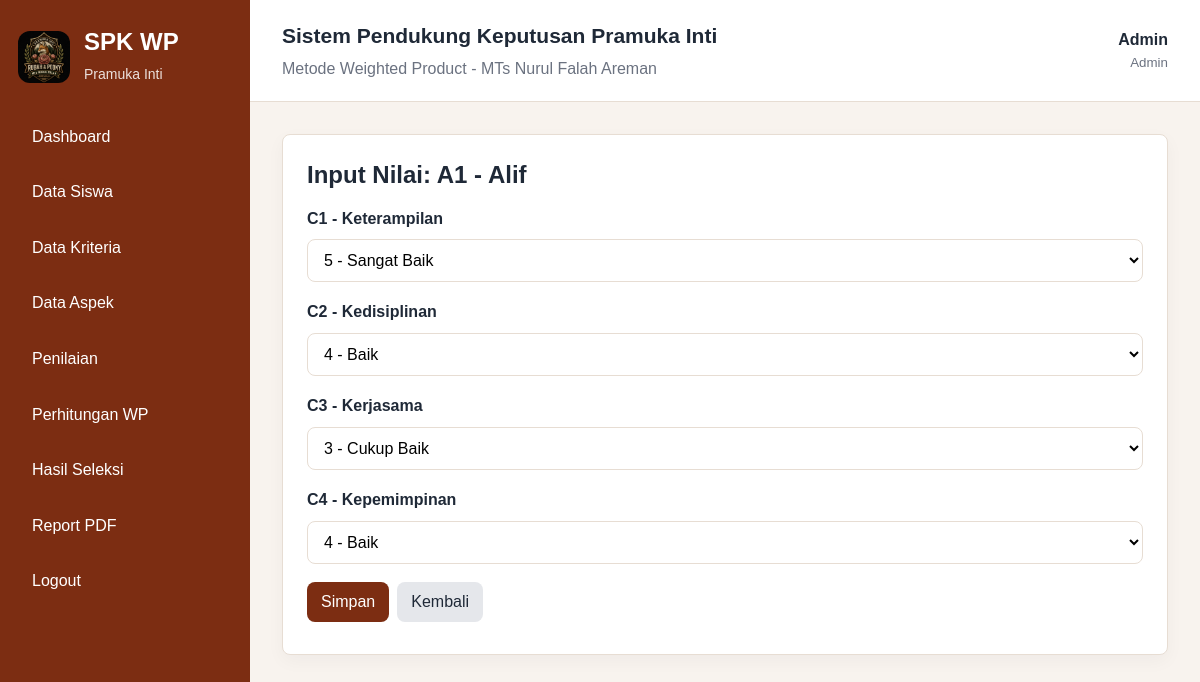
Page /pages/penilaian/input.php?id_siswa=1 (signed in) on the earlier database version.
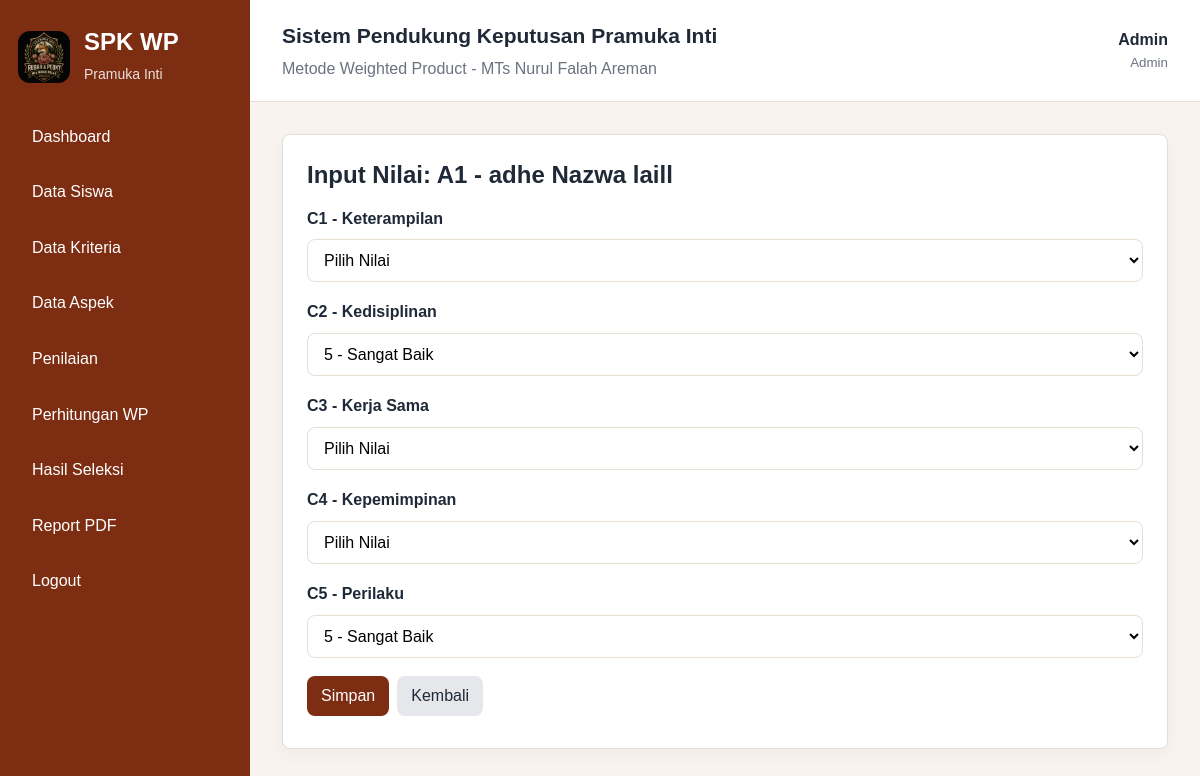
Same page on the later database version.
### tables this page shows
CREATE TABLE siswa (
    id_siswa INT AUTO_INCREMENT PRIMARY KEY,
    kode_siswa VARCHAR(20) NOT NULL UNIQUE,
    nama_siswa VARCHAR(100) NOT NULL,
    nis VARCHAR(30) NOT NULL,
    no_handphone VARCHAR(20) NOT NULL,
    jenis_kelamin ENUM('Laki-laki','Perempuan') NOT NULL,
    kelas VARCHAR(20) NOT NULL,
    created_at TIMESTAMP DEFAULT CURRENT_TIMESTAMP
);

CREATE TABLE kriteria (
    id_kriteria INT AUTO_INCREMENT PRIMARY KEY,
    kode_kriteria VARCHAR(10) NOT NULL UNIQUE,
    nama_kriteria VARCHAR(100) NOT NULL,
    bobot FLOAT NOT NULL,
    tipe ENUM('benefit','cost') NOT NULL DEFAULT 'benefit'
);

### includes/auth.php (called while the page is built, shortened)
<?php
function base_url(string $path = ''): string
{
    static $base = null;
    if ($base === null) {
        $documentRoot = realpath($_SERVER['DOCUMENT_ROOT'] ?? '');
        $projectRoot = realpath(dirname(__DIR__));
        if ($documentRoot && $projectRoot) {
            $documentRoot = rtrim(str_replace('\\', '/', $documentRoot), '/');
            $projectRoot = str_replace('\\', '/', $projectRoot);
            if (stripos($projectRoot, $documentRoot) === 0) {
                $base = trim(substr($projectRoot, strlen($documentRoot)), '/');
                $base = $base === '' ? '' : '/' . $base;
            }
        }
    }
    return $base . ($path ? '/' . ltrim($path, '/') : '');
}
function e($value): string
{
    return htmlspecialchars((string) $value, ENT_QUOTES, 'UTF-8');
}
function user_role(): string
{
    return $_SESSION['user']['role'] ?? '';
}

### pages/penilaian/input.php (the view, shortened to what this page needs)
<?php
require_once __DIR__ . '/../../config/database.php';
require_once __DIR__ . '/../../includes/auth.php';
$idSiswa = (int) ($_GET['id_siswa'] ?? 0);
$stmt = $pdo->prepare('SELECT * FROM siswa WHERE id_siswa=?');
$stmt->execute([$idSiswa]);
$siswa = $stmt->fetch();
$kriteria = $pdo->query('SELECT * FROM kriteria ORDER BY kode_kriteria ASC')->fetchAll();
$nilaiStmt = $pdo->prepare('SELECT * FROM penilaian WHERE id_siswa=?');
$nilaiStmt->execute([$idSiswa]);
$nilaiLama = [];
foreach ($nilaiStmt as $row) { $nilaiLama[$row['id_kriteria']] = $row['nilai']; }
include __DIR__ . '/../../includes/header.php';
?>
<div class="card">
    <h2>Input Nilai: <?= e($siswa['kode_siswa'] . ' - ' . $siswa['nama_siswa']) ?></h2>
    <form method="post">
        <?php foreach ($kriteria as $k): ?>
            <div class="form-group">
                <label><?= e($k['kode_kriteria'] . ' - ' . $k['nama_kriteria']) ?></label>
                <select name="nilai[<?= e($k['id_kriteria']) ?>]" required>
                    <option value="">Pilih Nilai</option>
                    <?php foreach ([1=>'Sangat Kurang Baik',2=>'Kurang Baik',3=>'Cukup Baik',4=>'Baik',5=>'Sangat Baik'] as $angka => $label): ?>
                        <option value="<?= $angka ?>" <?= (string) ($_POST['nilai'][$k['id_kriteria']] ?? $nilaiLama[$k['id_kriteria']] ?? '') === (string) $angka ? 'selected' : '' ?>><?= $angka ?> - <?= e($label) ?></option>
                    <?php endforeach; ?>
                </select>
            </div>
        <?php endforeach; ?>
        <button class="btn btn-primary">Simpan</button><a class="btn" href="index.php">Kembali</a>
    </form>
</div>
<?php include __DIR__ . '/../../includes/footer.php'; ?>

### includes/header.php (shortened to what this page needs)
<?php
require_once __DIR__ . '/auth.php';
?>
<!DOCTYPE html>
<html lang="id">
<head>
    <link rel="stylesheet" href="<?= e(base_url('assets/css/style.css')) ?>">
</head>
<body>
<div class="app">
    <?php include __DIR__ . '/sidebar.php'; ?>
    <main class="main">
        <header class="topbar">
            <div>
                <h1>Sistem Pendukung Keputusan Pramuka Inti</h1>
                <p>Metode Weighted Product - MTs Nurul Falah Areman</p>
            </div>
            <div class="user-box">
                <strong><?= e($_SESSION['user']['nama'] ?? '') ?></strong>
                <small><?= e(str_replace('_', ' ', user_role())) ?></small>
            </div>
        </header>
        <section class="content">

### includes/sidebar.php
<aside class="sidebar">
    <div class="brand">
        <img src="<?= e(base_url('logo.png')) ?>" alt="Logo SPK Pramuka WP" class="brand-logo">
        <div>SPK WP<br><span>Pramuka Inti</span></div>
    </div>
    <nav>
        <a href="<?= e(base_url('index.php')) ?>">Dashboard</a>
        <a href="<?= e(base_url('pages/siswa/index.php')) ?>">Data Siswa</a>
        <a href="<?= e(base_url('pages/kriteria/index.php')) ?>">Data Kriteria</a>
        <a href="<?= e(base_url('pages/aspek/index.php')) ?>">Data Aspek</a>
        <a href="<?= e(base_url('pages/penilaian/index.php')) ?>">Penilaian</a>
        <a href="<?= e(base_url('pages/perhitungan/index.php')) ?>">Perhitungan WP</a>
        <a href="<?= e(base_url('pages/hasil-seleksi/index.php')) ?>">Hasil Seleksi</a>
        <a href="<?= e(base_url('pages/report/index.php')) ?>">Report PDF</a>
        <a href="<?= e(base_url('logout.php')) ?>" class="logout">Logout</a>
    </nav>
</aside>

### includes/footer.php (shortened to what this page needs)
        </section>
    </main>
</div>
</body>
</html>

### assets/css/style.css (style rules this page uses)
:root { --primary: #7c2d12; --primary-light: #ffedd5; --dark: #1f2937; --muted: #6b7280; --border: #e7ddd3; --bg: #f8f3ee; --white: #ffffff; --danger: #b91c1c; --warning: #854d0e; }
* { box-sizing: border-box; }
body { margin: 0; font-family: Arial, sans-serif; background: var(--bg); color: var(--dark); line-height: 1.55; }
a { color: inherit; text-decoration: none; }
input, select, textarea, button { font: inherit; }
.app { min-height: 100vh; display: flex; }
.sidebar { width: 250px; background: var(--primary); color: var(--white); padding: 28px 18px; position: fixed; inset: 0 auto 0 0; overflow-y: auto; }
.brand { display: flex; align-items: center; gap: 14px; font-size: 24px; font-weight: 700; margin-bottom: 28px; line-height: 1.2; }
.brand span { font-size: 14px; font-weight: 400; opacity: .85; }
.brand-logo { width: 52px; height: 52px; object-fit: contain; border-radius: 12px; flex-shrink: 0; }
.sidebar nav { display: grid; gap: 10px; }
.sidebar a { display: block; padding: 12px 14px; border-radius: 8px; color: var(--white); line-height: 1.35; }
.main { margin-left: 250px; flex: 1; min-width: 0; }
.topbar { background: var(--white); border-bottom: 1px solid var(--border); padding: 20px 32px; display: flex; align-items: center; justify-content: space-between; gap: 20px; }
.topbar h1 { margin: 0; font-size: 21px; }
.topbar p { margin: 4px 0 0; color: var(--muted); }
.user-box { text-align: right; min-width: max-content; }
.user-box small { display: block; color: var(--muted); text-transform: capitalize; }
.content { padding: 32px; }
.card { background: var(--white); border: 1px solid var(--border); border-radius: 8px; padding: 24px; margin-bottom: 24px; box-shadow: 0 6px 18px rgba(15, 23, 42, .04); }
.card h2, .card h3 { margin: 0 0 16px; line-height: 1.3; }
.form-group { display: grid; gap: 8px; margin-bottom: 18px; }
label { font-weight: 700; }
input, select, textarea { width: 100%; border: 1px solid var(--border); border-radius: 8px; padding: 11px 12px; background: #fff; }
.btn { display: inline-flex; align-items: center; justify-content: center; gap: 6px; border: 0; border-radius: 8px; padding: 10px 14px; cursor: pointer; background: #e5e7eb; color: var(--dark); margin: 0 8px 8px 0; line-height: 1.25; min-height: 40px; }
.btn-primary { background: var(--primary); color: var(--white); }

Differences in the rows shown:
changed siswa: kode_siswa+nama_siswa "A1 - Alif" → "A1 - adhe Nazwa laill"
computed for kriteria "C1 - Keterampilan": id_kriteria "5 - Sangat Baik" → "Pilih Nilai"
computed for kriteria "C2 - Kedisiplinan": id_kriteria "4 - Baik" → "5 - Sangat Baik"
changed kriteria: kode_kriteria+nama_kriteria "C3 - Kerjasama" → "C3 - Kerja Sama"; id_kriteria "3 - Cukup Baik" → "Pilih Nilai"
computed for kriteria "C4 - Kepemimpinan": id_kriteria "4 - Baik" → "Pilih Nilai"
added kriteria: kode_kriteria+nama_kriteria "C5 - Perilaku", id_kriteria "5 - Sangat Baik"
